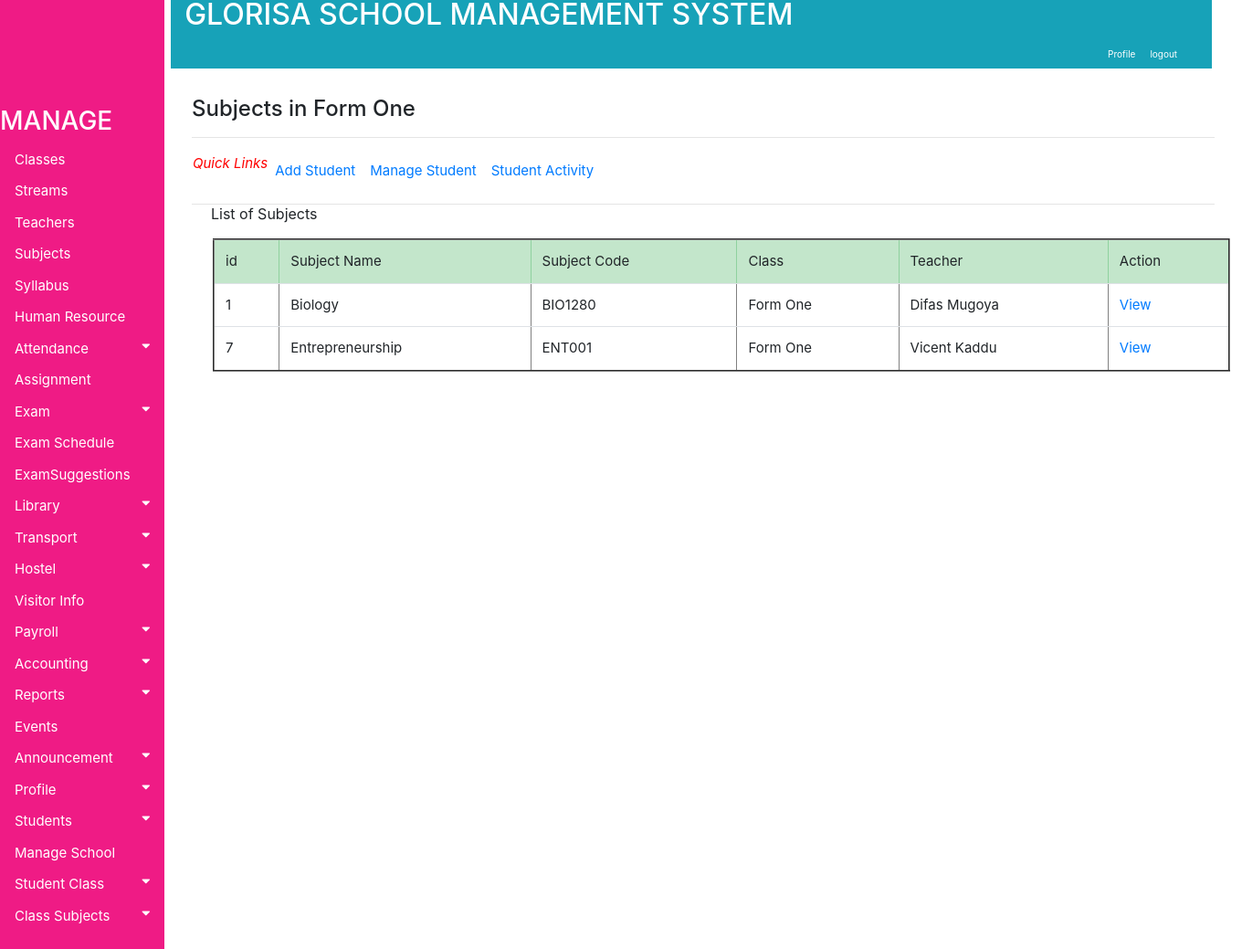
Screenshot of /accounts/subjectsinaclass1 (signed in) with the database file from the repository.
### accounts/models.py (models this page shows, shortened)
class Subjects(models.Model):
    choices = (('Compulsory','Compulsory'),('Options','Options'))
    Subjectname = models.CharField(max_length=130)
    Subjectcode = models.CharField(max_length=130)
    Author = models.CharField(max_length=130)
    Class = models.ForeignKey(Classinformation, on_delete=models.PROTECT, blank=True, null=True)
    SubjectTeacher = models.ForeignKey(TeachersInformation, on_delete=models.PROTECT, blank=True, null=True)
    Type = models.CharField(max_length=130, choices=choices, blank=False)
    OtherNotes = models.TextField(max_length=200, blank=True)

class Classinformation(models.Model):
    nameclass= (('Form_One','Form_One'), ('Form_Two', 'Form_Two'),('Form_Three','Form_Three'), ('Form_Four', 'Form_Four'),
    ('Form_Five_Arts','Form_Five_Arts'), ('Form_Five_Sciences', 'Form_Five_Sciences'),
    ('Form_Five_Six','Form_Six_Arts'), ('Form_Six_Sciences', 'Form_Six_Sciences'))
    ClassName = models.CharField(max_length=130, choices=nameclass, blank=False)
    ClassTeacher = models.ForeignKey(TeachersInformation, on_delete=models.PROTECT, blank=True, null=True)
    TotalStudents = models.CharField(max_length=30, blank=True)
    NumberOfSections = models.CharField(max_length=30, blank=True)
    def __str__(self):
        return self.ClassName

class TeachersInformation(models.Model):
    choices = (('female','female'), ('male', 'male'))
    type = (('Monthly','Monthly'), ('hourly', 'hourly'))
    blood= (('A+','A+'), ('A-', 'A-'),('B+','B+'), ('B-', 'B-'),('AB+','AB+'), ('AB-', 'AB-'),
    ('O+','O+'), ('O-', 'O-'))
    responsibility = (('Mathematics','Mathematics'), ('English', 'English'),('History','History'), ('Biology', 'Biology')
    ,('Chemistry','Chemistry'), ('Physics', 'Physics'),('Geography','Geography'), ('Economics', 'Economics'))
    Name = models.CharField(max_length=130)
    NationaId = models.CharField(max_length=130)
    Responsibility = models.CharField(max_length=100, choices=responsibility, blank=False)
    Gender=models.CharField(max_length=10, choices=choices, blank=False, null=True)
    BloodGroup=models.CharField(max_length=10, choices=blood, blank=False, null=True)
    Religion =models.CharField(max_length=130)
    DateOfBirth=models.CharField(max_length=130, default="15-10-1990")
    PermanentAddress=models.CharField(max_length=130)
    PresentAddress=models.CharField(max_length=130 )
    Email=models.CharField(max_length=130)
    Password=models.CharField(max_length=130)
    Username=models.CharField(max_length=130)
    Salary = models.ForeignKey(SalaryGrade, on_delete=models.PROTECT, blank=True, null=True)
    SalaryType =models.CharField(max_length=10, choices=type, blank=False)
    JoiningDate=models.CharField(max_length=130,  default="15-10-1990")
    Resume=models.FileField(upload_to="gallery")
    TeacherPhoto=models.ImageField(upload_to="gallery")
    OtherInfo=models.TextField(max_length=100,  default="Enter Other Notes")
    def __str__(self):
        return self.Name

### accounts/views/views.py (the view)
@login_required
def subjectsinaclass1(request):
    all_classes = Classinformation.objects.all()
    all_subjects = Subjects.objects.filter(Class=all_classes[0])
    context = {'all_subjects': all_subjects, 'all_classes': all_classes}
    return render(request, 'accounts/Subject/view_form_one_subjects.html', context)

### accounts/templates/accounts/Subject/view_form_one_subjects.html
{% extends 'base.html' %}
{% block body %}
<div class="container" style="margin-left: 200px;font-size: 20px; padding: 0px 10px;">
   <br><h4>Subjects in Form One</h4>
  <hr style=" margin-top: 1rem;margin-bottom: 1rem;border: 0; border-top: 1px solid rgba(0, 0, 0, 0.1);"/>
  <nav class="nav navbar-expand" style="font-size:15px; padding: 1px 1px 1px 1px">
    <i style="font-size: 15px; color:red;">Quick Links</i>
    <ul class="navbar-nav mr-auto">
      <li class="nav-item">
      <a class="nav-link" href="#">Add Student</a>
      </li>
      <li class="nav-item">
      <a class="nav-link" href="#">Manage Student</a>
      </li>
      <li class="nav-item">
      <a class="nav-link" href="#">Student Activity</a>
      </li>
    </ul>
  </nav>
  <nav class="nav navbar-expand" style="float:left">
    <ul class="navbar-nav mr-auto">
      <li class="nav-item">
        <a class="nav-link" href="#"><button class="btn btn-default">List of Subjects</button></a>
      </li>
    </ul>
  </nav>
  <hr style=" margin-top: 1rem;margin-bottom: 1rem;border: 0; border-top: 1px solid rgba(0, 0, 0, 0.1);"/>
<div class="container" style="margin-left:20px; font-size:15px; padding:3px">
<table class="table table-hover" border="2">
   <thead class="table-success">
    <tr>
         <td>id</td>
         <td>Subject Name</td>
         <td>Subject Code</td>
         <td>Class</td>
         <td>Teacher</td>
         <td>Action</td>
     </tr>
   </thead>
   <tbody>
     {% if all_subjects %}
     {% for item in all_subjects %}
     <tr>
       <td>{{ item.id}}</td>
       <td>{{ item.Subjectname}}</td>
       <td>{{ item.Subjectcode}}</td>
       <td>{{ item.Class}}</td>
       <td>{{ item.SubjectTeacher}}</td>
       <td><a  href="#">View</a>
       </td>
        {% endfor %}
     </tr>
     {% endif %}
   </tbody>
</table>
</div>
</div>
{% endblock %}

### accounts/static/css/style.css (style rules this page uses)
.container { margin-left: 200px;font-size: 10px; padding: 0px 10px; }
body { font-family: "Lato", sans-serif; }

### rows the page displays
Subjects: id "1", Subjectname "Biology", Subjectcode "BIO1280", Class "Form One", SubjectTeacher "Difas Mugoya"
Subjects: id "7", Subjectname "Entrepreneurship", Subjectcode "ENT001", Class "Form One", SubjectTeacher "Vicent Kaddu"
